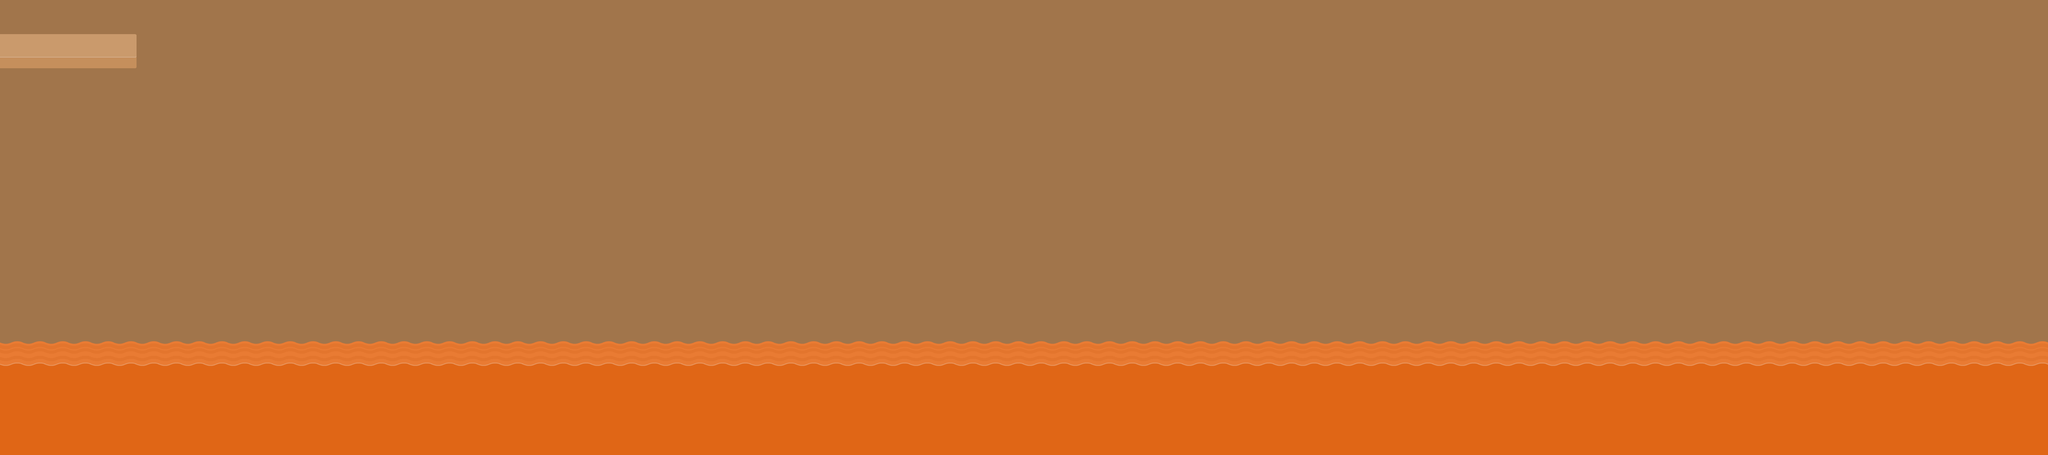

Rendered tile map (Tiled .tmx) drawn with the repository's tilesets; below, a short description and the map source with its tile grids summarised:
An orthogonal 90x40 tile map with 70x35 px tiles, 2 tile layers (background, bg) and 1 object (spawn).

<map version="1.0" orientation="orthogonal" width="90" height="40" tilewidth="70" tileheight="35">
 <tileset firstgid="1" name="sheet" tilewidth="70" tileheight="35">
  <image source="../../../assets/sprites/sheet.png" width="1680" height="840" />
  <tile id="26">
   <properties>
    <property name="u" value="" />
   </properties>
  </tile>
  <tile id="27">
   <properties>
    <property name="r" value="" />
    <property name="u" value="" />
   </properties>
  </tile>
  <tile id="50">
   <properties>
    <property name="d" value="" />
   </properties>
  </tile>
  <tile id="51">
   <properties>
    <property name="d" value="" />
    <property name="r" value="" />
   </properties>
  </tile>
  <tile id="256">
   <properties>
    <property name="m" value="" />
   </properties>
  </tile>
  <tile id="280">
   <properties>
    <property name="m" value="" />
   </properties>
  </tile>
  <tile id="284">
   <properties>
    <property name="k" value="" />
    <property name="m" value="" />
   </properties>
  </tile>
  <tile id="308">
   <properties>
    <property name="c" value="" />
    <property name="k" value="" />
    <property name="m" value="" />
   </properties>
  </tile>
 </tileset>
 <layer name="background" width="90" height="40">
  <properties>
   <property name="decorations" value="" />
  </properties>
  <data>[3600 cells, 3600 non-empty, 1 distinct tile ids]</data>
 </layer>
 <layer name="bg" width="90" height="40">
  <data>[3600 cells, 918 non-empty, 11 distinct tile ids]</data>
 </layer>
 <objectgroup name="Camada de Objectos 1" width="90" height="40">
  <object name="spawn" x="70" y="35" width="70" height="35">
   <properties>
    <property name="layer" value="0" />
   </properties>
  </object>
 </objectgroup>
</map>
